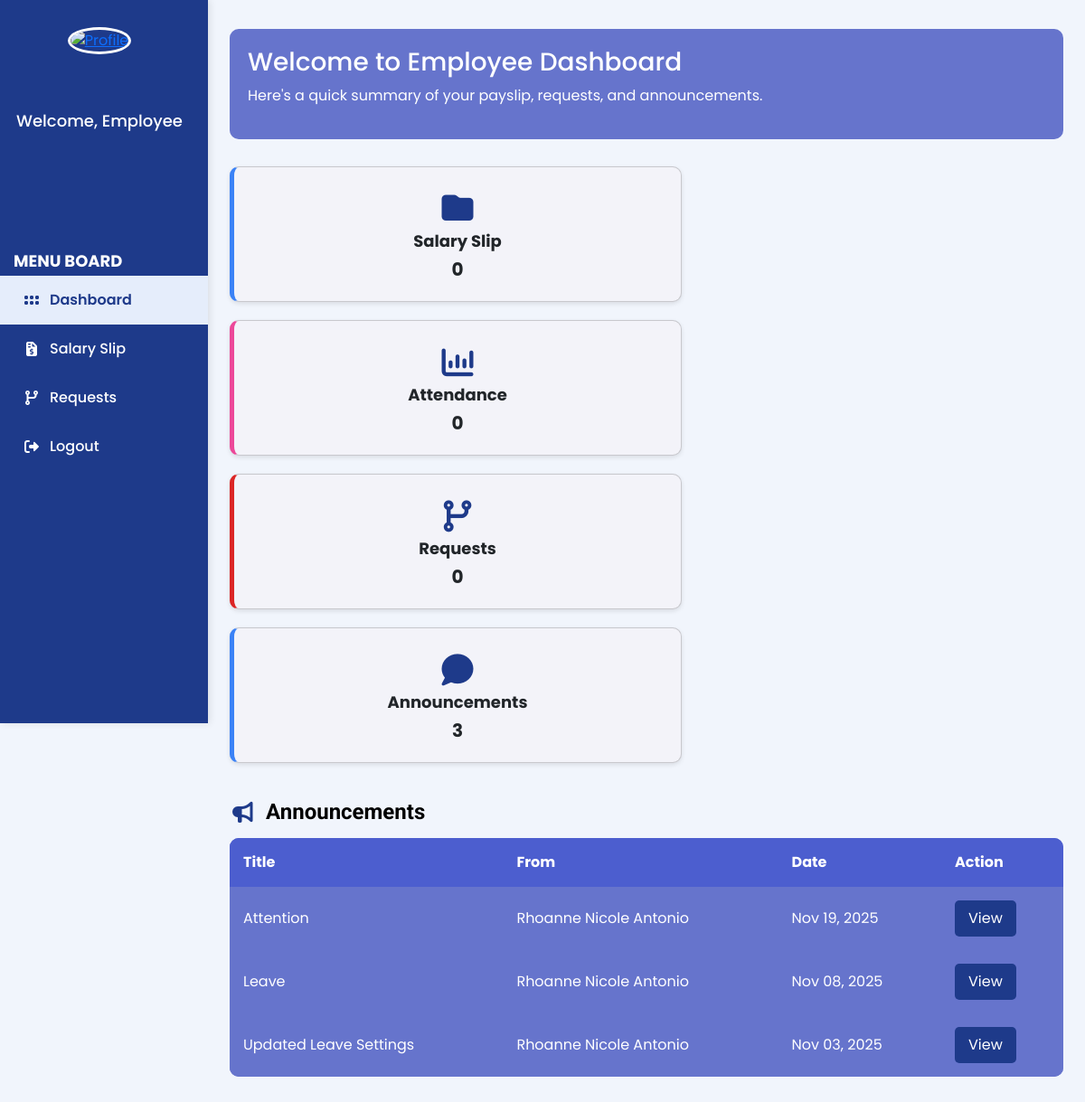
Page /Employee_DashBoard.php on the earlier database version.
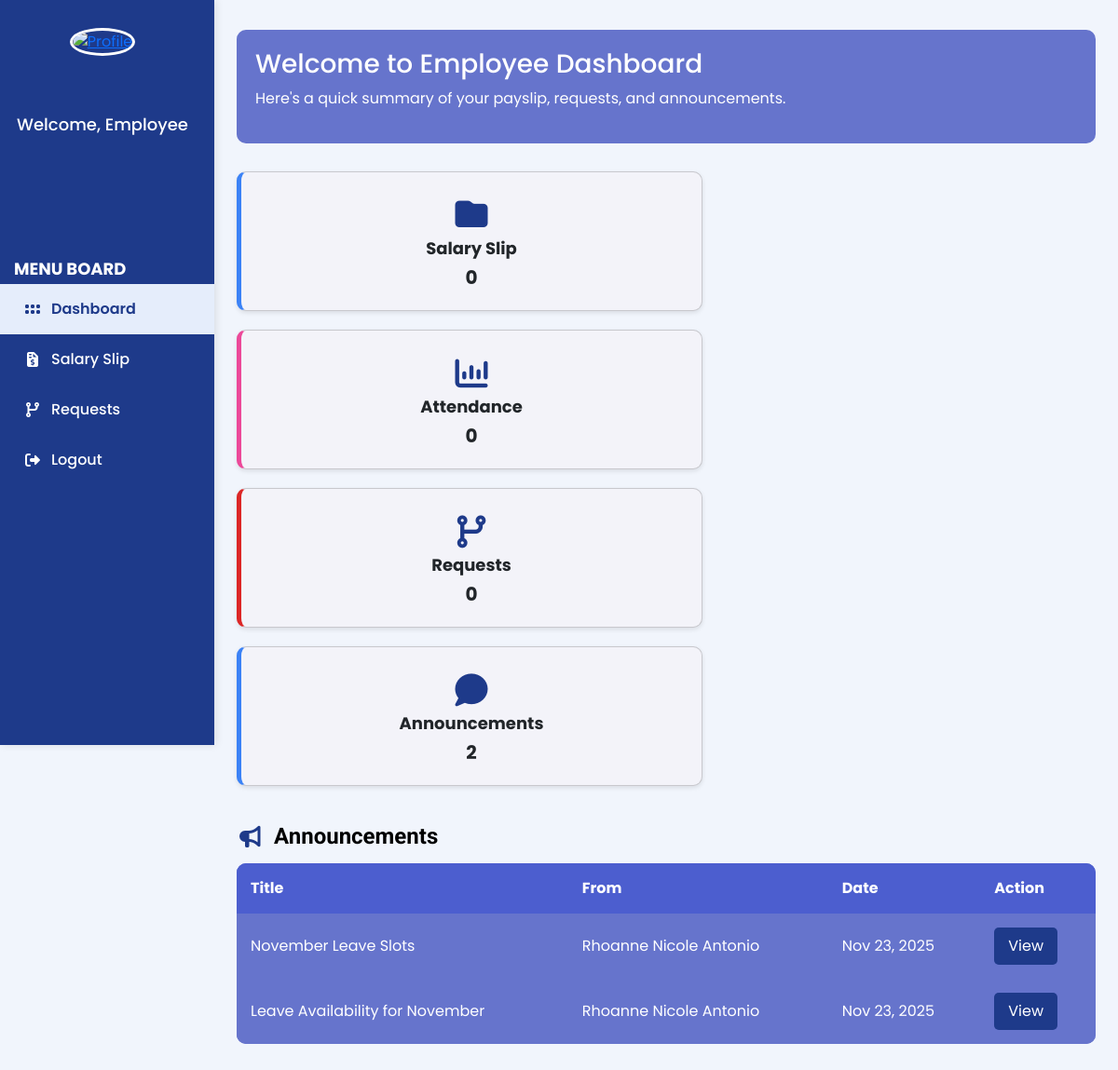
Same page on the later database version.
### tables this page shows
CREATE TABLE `manager_announcement` (
  `id` int(11) NOT NULL,
  `manager_email` varchar(100) NOT NULL,
  `posted_by` varchar(150) NOT NULL,
  `title` varchar(255) NOT NULL,
  `message` text NOT NULL,
  `date_posted` datetime DEFAULT current_timestamp(),
  `is_active` tinyint(1) DEFAULT 1,
  `settingID` int(11) DEFAULT NULL
);

### Employee_DashBoard.php (the view, shortened to what this page needs)
<?php
require 'admin/db.connect.php';
$employeeID = $_SESSION['applicant_employee_id'] ?? null;
$employeename = "Employee";
if ($employeeID) {
    $stmt = $conn->prepare("SELECT fullname, profile_pic FROM employee WHERE empID = ?");
    $stmt->bind_param("s", $employeeID);
    $stmt->execute();
    $result = $stmt->get_result();
    if ($result->num_rows > 0) {
        $row = $result->fetch_assoc();
        $employeename = $row['fullname'];
        $profile_picture = !empty($row['profile_pic'])
                           ? "uploads/employees/" . $row['profile_pic']
                           : "uploads/employees/default.png";
    } else {
        $employeename = $_SESSION['fullname'] ?? "Employee";
        $profile_picture = "uploads/employees/default";
    }
} else {
    $employeename = $_SESSION['fullname'] ?? "Employee";
    $profile_picture = "uploads/employees/default";
}
$managerResult = mysqli_query($conn, "SELECT ma.id, ma.title, ma.message, ma.date_posted, ma.posted_by FROM manager_announcement ma LEFT JOIN leave_settings ls ON ma.settingID = ls.settingID WHERE ma.is_active = 1 AND (ls.end_date IS NULL OR ls.end_date >= CURDATE()) ORDER BY ma.date_posted DESC");
$countManager = mysqli_fetch_assoc(mysqli_query($conn, "SELECT COUNT(*) AS total FROM manager_announcement ma LEFT JOIN leave_settings ls ON ma.settingID = ls.settingID WHERE ma.is_active = 1 AND (ls.end_date IS NULL OR ls.end_date >= CURDATE())"))['total'];
$countAdmin   = mysqli_fetch_assoc(mysqli_query($conn, "SELECT COUNT(*) AS total FROM admin_announcement WHERE is_active = 1"))['total'];
$totalAnnouncements = $countManager + $countAdmin;
$countRequests = 0;
?>
<!DOCTYPE html>
<html lang="en">
<head>
<link rel="stylesheet" href="manager-sidebar.css">
<link rel="stylesheet" href="https://cdnjs.cloudflare.com/ajax/libs/font-awesome/7.0.1/css/all.min.css">
<link rel="stylesheet" href="https://cdn.jsdelivr.net/npm/bootstrap@5.3.3/dist/css/bootstrap.min.css">
</head>
<body>
 <div class="sidebar">
            <div class="sidebar-logo">
            <a href="Employee_Profile.php" class="profile">
             <img src="<?php echo htmlspecialchars($profile_picture); ?>"
             alt="Profile" class="sidebar-profile-img">
            </a>
            <div class="sidebar-name"><p><?php echo "Welcome, $employeename"; ?></p></div>
      </div>
<ul class="nav">
<h4 class="menu-board-title">Menu Board</h4>
<li class="active"><a href="Employee_Dashboard.php"><i class="fa-solid fa-grip"></i> Dashboard</a></li>
<li><a href="Employee_SalarySlip.php"><i class="fa-solid fa-file-invoice-dollar"></i> Salary Slip</a></li>
<li><a href="Employee_Requests.php"><i class="fa-solid fa-code-branch"></i> Requests</a></li>
<li><a href="Login.php"><i class="fa-solid fa-right-from-bracket"></i> Logout</a></li>
</ul>
</div>
<main class="main-content">
<div class="welcome-card">
<h3>Welcome to Employee Dashboard</h3>
<p>Here's a quick summary of your payslip, requests, and announcements.</p>
</div>
<div class="card-container">
<div class="card salary"><i class="fa-solid fa-folder"></i><div class="info"><h2>Salary Slip</h2><p>0</p></div></div>
<div class="card attendance"><i class="fa-solid fa-chart-column"></i><div class="info"><h2>Attendance</h2><p>0</p></div></div>
<div class="card requests"><i class="fa-solid fa-code-branch"></i><div class="info"><h2>Requests</h2><p><?php echo $countRequests; ?></p></div></div>
<div class="card announcements">
<i class="fa-solid fa-comment"></i>
<div class="info"><h2>Announcements</h2><p><?php echo $totalAnnouncements; ?></p></div>
</div>
</div>
<div class="announcement-section">
<h1><i class="fa-solid fa-bullhorn"></i>Announcements</h1>
<div class="table-responsive">
<table class="announcement-table">
<thead>
<tr>
<th>Title</th>
<th>From</th>
<th>Date</th>
<th>Action</th>
</tr>
</thead>
<tbody>
<?php while ($row = mysqli_fetch_assoc($managerResult)) { ?>
<tr>
<td><?php echo $row['title']; ?></td>
<td><?php echo $row['posted_by']; ?></td>
<td><?php echo date("M d, Y", strtotime($row['date_posted'])); ?></td>
<td><a href="?view=manager&id=<?php echo $row['id']; ?>"><button>View</button></a></td>
</tr>
<?php } ?>
</tbody>
</table>
</div>
</div>
</main>
</body>
</html>

Differences in the rows shown:
removed manager_announcement: title "Attention", posted_by "Rhoanne Nicole Antonio", date_posted "Nov 19, 2025"
removed manager_announcement: title "Leave", posted_by "Rhoanne Nicole Antonio", date_posted "Nov 08, 2025"
removed manager_announcement: title "Updated Leave Settings", posted_by "Rhoanne Nicole Antonio", date_posted "Nov 03, 2025"
added manager_announcement: title "November Leave Slots", posted_by "Rhoanne Nicole Antonio", date_posted "Nov 23, 2025"
added manager_announcement: title "Leave Availability for November", posted_by "Rhoanne Nicole Antonio", date_posted "Nov 23, 2025"
Other differences:
$totalAnnouncements: "3" → "2"
